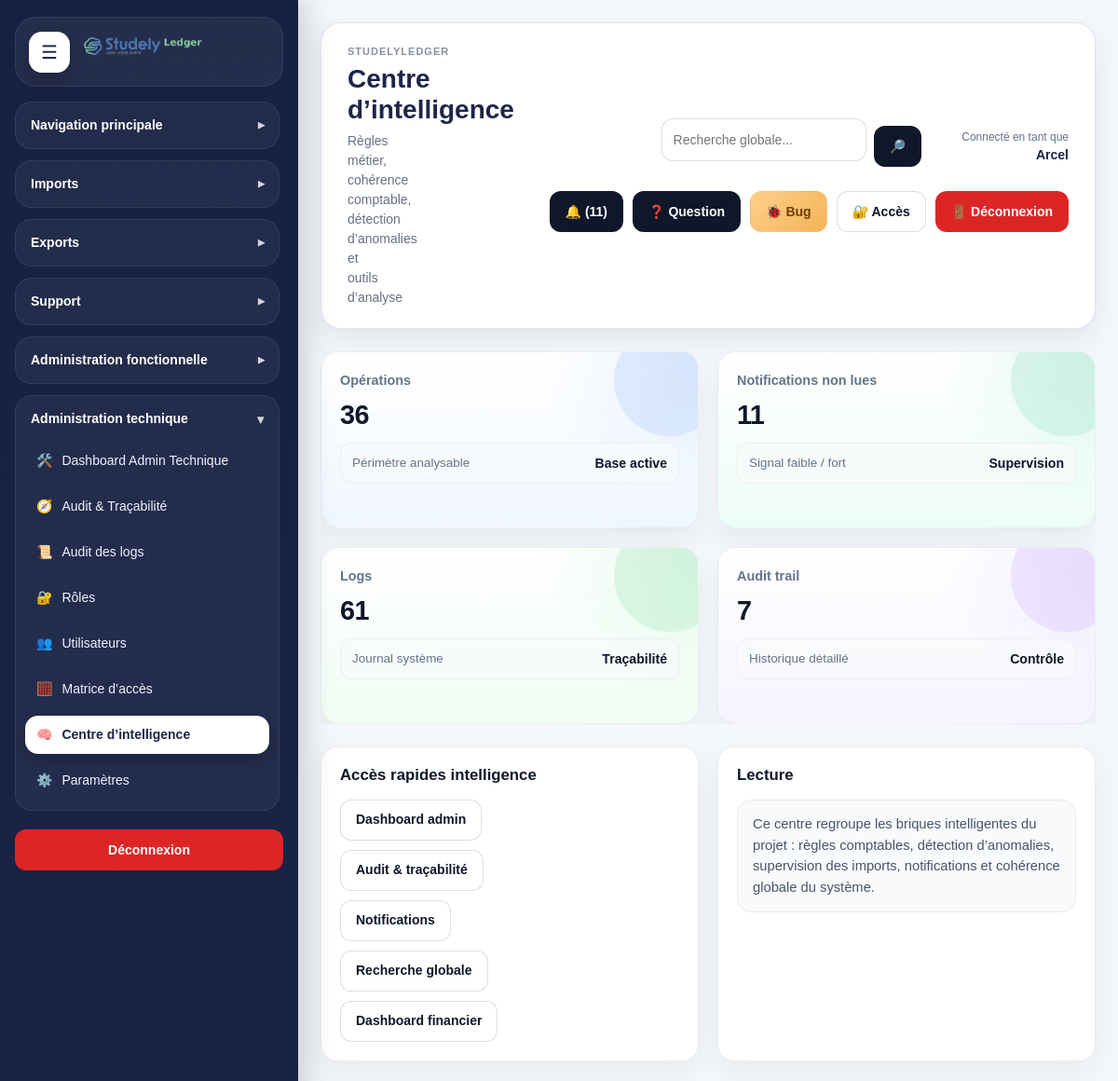
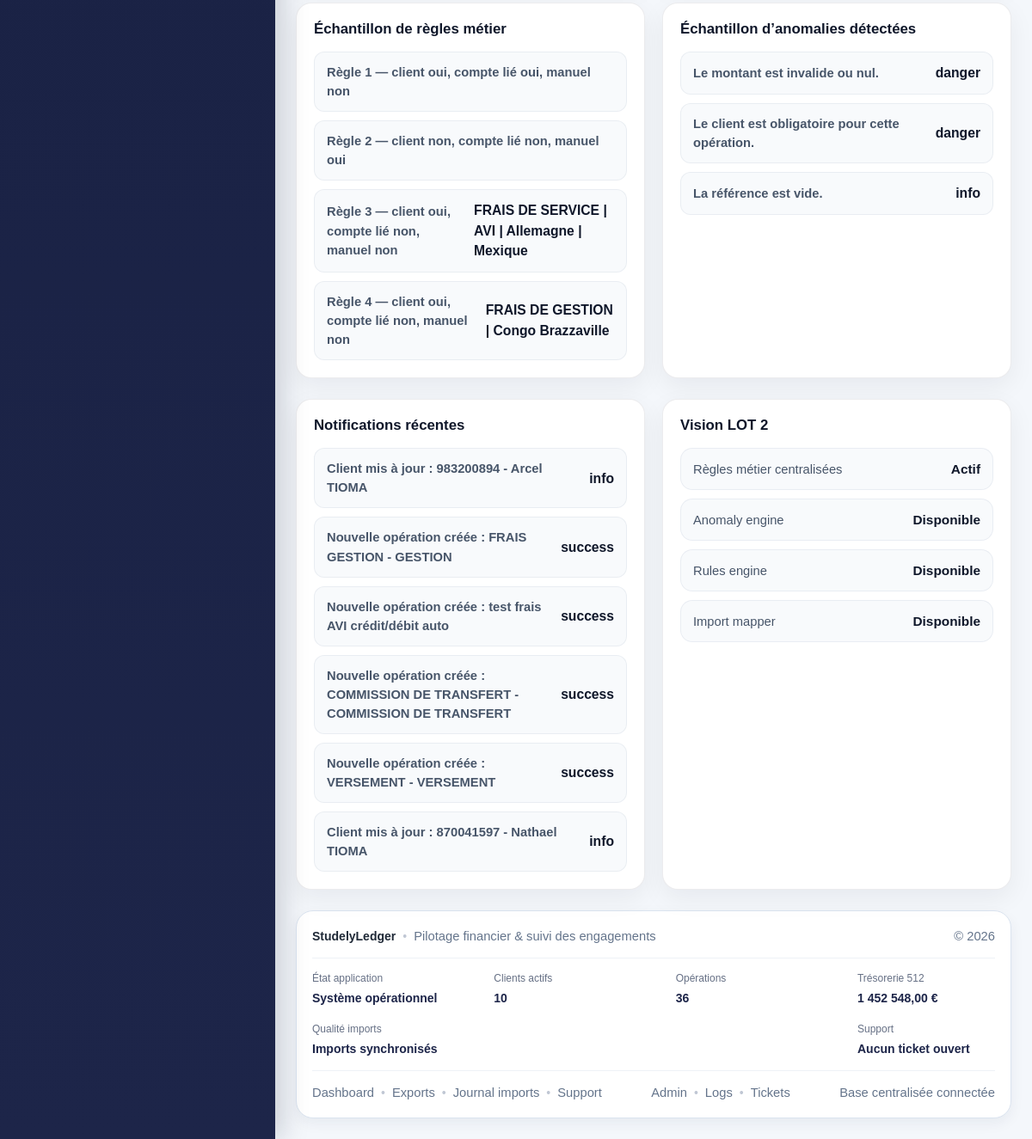
Screenshot of /modules/admin/intelligence_center.php (signed in) with the database file from the repository (2 pictures, top to bottom).
### tables this page shows
CREATE TABLE `notifications` (
  `id` int(11) NOT NULL,
  `type` varchar(100) NOT NULL,
  `message` varchar(255) NOT NULL,
  `level` enum('info','success','warning','danger') NOT NULL DEFAULT 'info',
  `link_url` varchar(255) DEFAULT NULL,
  `entity_type` varchar(100) DEFAULT NULL,
  `entity_id` int(11) DEFAULT NULL,
  `is_read` tinyint(1) NOT NULL DEFAULT 0,
  `created_by` int(11) DEFAULT NULL,
  `created_at` datetime NOT NULL DEFAULT current_timestamp(),
  `updated_at` datetime DEFAULT NULL
);

### modules/admin/intelligence_center.php (the view, shortened to what the rows shown need)
<?php
$pdo = getPDO();
require_once __DIR__ . '/../../includes/admin_functions.php';
$recentNotifications = function_exists('getUnreadNotifications')
    ? getUnreadNotifications($pdo, 6)
    : [];
require_once __DIR__ . '/../../includes/document_start.php';
?>
<div class="layout">
    <div class="main">
        <?php require_once __DIR__ . '/../../includes/header.php'; ?>
        <div class="dashboard-grid-2 dashboard-section-spacing">
            <div class="card">
                <?php if ($recentNotifications): ?>
                    <div class="sl-anomaly-list">
                        <?php foreach ($recentNotifications as $item): ?>
                            <div class="sl-anomaly-list__item">
                                <span class="sl-anomaly-list__label">
                                    <?= e((string)($item['message'] ?? '')) ?>
                                </span>
                                <strong class="sl-anomaly-list__value">
                                    <?= e((string)($item['level'] ?? 'info')) ?>
                                </strong>
                            </div>
                        <?php endforeach; ?>
                    </div>
                <?php else: ?>
                    <p class="muted">Aucune notification non lue.</p>
                <?php endif; ?>
            </div>
        </div>
    </div>
</div>
<?php require_once __DIR__ . '/../../includes/document_end.php'; ?>

### rows the page displays
notifications: message "Client mis à jour : 983200894 - Arcel TIOMA", level "info"
notifications: message "Nouvelle opération créée : FRAIS GESTION - GESTION", level "success"
notifications: message "Nouvelle opération créée : test frais AVI crédit/débit auto", level "success"
notifications: message "Nouvelle opération créée : COMMISSION DE TRANSFERT - COMMISSION DE TRANSFERT", level "success"
notifications: message "Nouvelle opération créée : VERSEMENT - VERSEMENT", level "success"
notifications: message "Client mis à jour : 870041597 - Nathael TIOMA", level "info"

### other values shown
APP_NAME "STUDELYLEDGER"
$title "Centre d’intelligence"
$subtitle "Règles métier, cohérence comptable, détection d’anomalies et outils d’analyse"
$currentUser "Arcel"
$notificationCount "11"
$totalOperations "36"
$totalNotificationsUnread "11"
$totalLogs "61"
$totalAuditTrail "7"
$rule['service_account_search_text'] "FRAIS DE SERVICE | AVI | Allemagne | Mexique"
$rule['service_account_search_text'] "FRAIS DE GESTION | Congo Brazzaville"
$anomaly['message'] "Le montant est invalide ou nul."
$anomaly['level'] "danger"
$anomaly['message'] "Le client est obligatoire pour cette opération."
$anomaly['message'] "La référence est vide."
